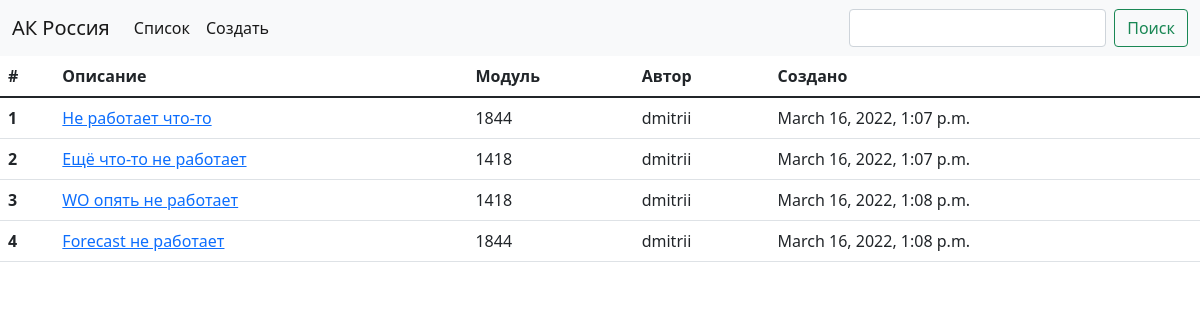
Before: / with the older database file.
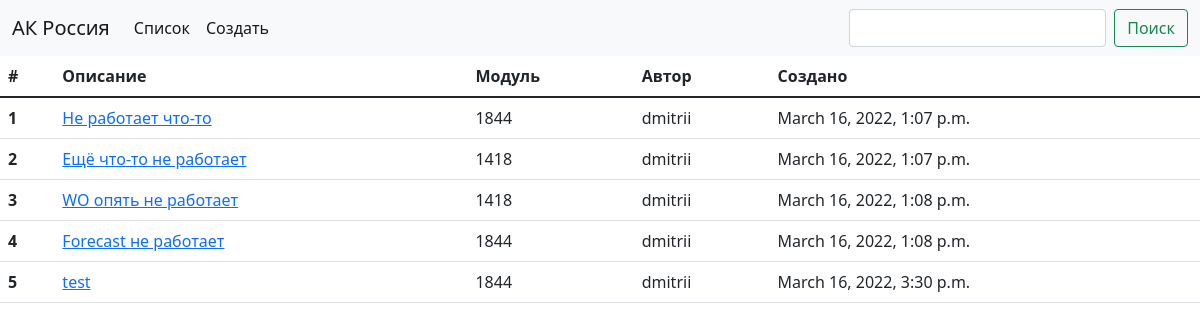
After: the same page with the newer database file.
### cases/models.py (models this page shows, shortened)
class Case(models.Model):
    title = models.CharField(max_length=255)
    description = models.TextField()
    module = models.IntegerField(choices=MODULES)
    author = models.ForeignKey(User, on_delete=models.CASCADE, blank=True, null=True)
    created = models.DateTimeField(auto_now_add=True)
    active = models.BooleanField(default=True)
    def get_absolute_url(self):
        return reverse('cases:detail', args=[str(self.id)])

### cases/views.py (the view)
# urls.py: path('', CaseListView.as_view(), name='list'),
class CaseListView(View):
    template_name = 'cases/list.html'
    def get(self, request):
        qs = Case.objects.all()
        context = {
            'items': qs
        }
        return render(request, template_name=self.template_name, context=context)

### cases/templates/cases/list.html (shortened to what this page needs)
{% extends "cases/base.html" %}
{% block content %}
<table class="table">
  <thead>
    <tr>
      <th scope="col">#</th>
      <th scope="col">Описание</th>
      <th scope="col">Модуль</th>
      <th scope="col">Автор</th>
      <th scope="col">Создано</th>
    </tr>
  </thead>
  <tbody>
  {% for item in items %}
    <tr>
      <th scope="row">{{ item.id }}</th>
      <td><a href="{{ item.get_absolute_url }}">{{ item.title }}</a></td>
      <td>{{ item.module }}</td>
      <td>{{ item.author}}</td>
      <td>{{ item.created}}</td>
    </tr>
  {% endfor %}
  </tbody>
</table>
{% endblock %}

### cases/templates/cases/base.html (shortened to what this page needs)
<!doctype html>
<html lang="en">
  <head>
    <link href="https://cdn.jsdelivr.net/npm/bootstrap@5.1.3/dist/css/bootstrap.min.css" rel="stylesheet">
  </head>
  <body>
  <nav class="navbar navbar-expand-lg navbar-light bg-light">
  <div class="container-fluid">
    <a class="navbar-brand" href="#">АК Россия</a>
    <div class="collapse navbar-collapse" id="navbarSupportedContent">
      <ul class="navbar-nav me-auto mb-2 mb-lg-0">
        <li class="nav-item">
          <a class="nav-link active" aria-current="page" href="{% url 'cases:list' %}">Список</a>
        </li>
        <li class="nav-item">
          <a class="nav-link active" aria-current="page" href="{% url 'cases:create' %}">Создать</a>
        </li>
      </ul>
      <form class="d-flex">
        <input class="form-control me-2" type="search" aria-label="Search">
        <button class="btn btn-outline-success" type="submit">Поиск</button>
      </form>
    </div>
  </div>
</nav>
  {% block content %}{% endblock %}
  </body>
</html>

Changed rows visible on the page:
added Case: id "5", title "test", module "1844", author "dmitrii", created "March 16, 2022, 3:30 p.m."
